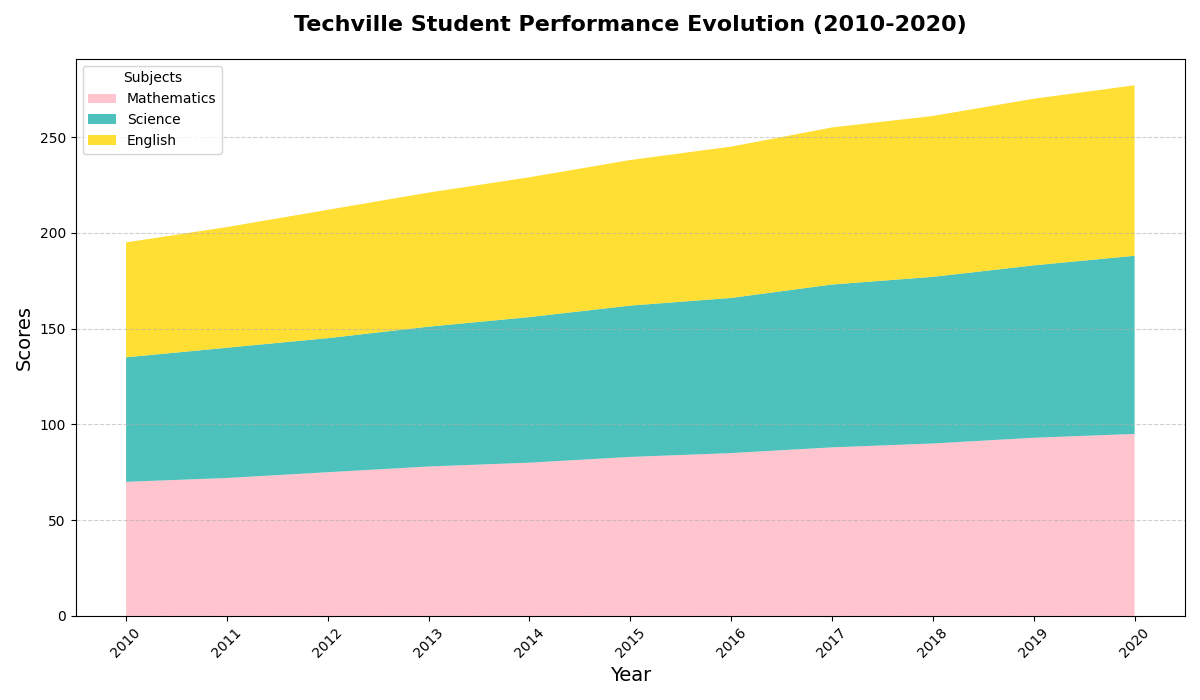

The Python source for this figure:
import matplotlib.pyplot as plt
import numpy as np

# Define the years from 2010 to 2020
years = np.arange(2010, 2021)

# Scores by subject
math_scores = np.array([70, 72, 75, 78, 80, 83, 85, 88, 90, 93, 95])
science_scores = np.array([65, 68, 70, 73, 76, 79, 81, 85, 87, 90, 93])
english_scores = np.array([60, 63, 67, 70, 73, 76, 79, 82, 84, 87, 89])

# Combine data for the area plot
scores = np.array([math_scores, science_scores, english_scores])

# Create a figure and axis for the plot
fig, ax = plt.subplots(figsize=(12, 7))

# Plot the stacked area chart with new colors
ax.stackplot(years, scores, labels=['Mathematics', 'Science', 'English'],
             colors=['#FFB6C1', '#20B2AA', '#FFD700'], alpha=0.8)

# Set title and labels
ax.set_title("Techville Student Performance Evolution (2010-2020)", fontsize=16, fontweight='bold', pad=20)
ax.set_xlabel('Year', fontsize=14)
ax.set_ylabel('Scores', fontsize=14)

# Add grid lines for better readability
ax.grid(axis='y', linestyle='--', alpha=0.6)

# Position legend to avoid obscuring the data
ax.legend(loc='upper left', title='Subjects', fontsize=10)

# Customize x-axis ticks
ax.set_xticks(years)
plt.xticks(rotation=45)

# Automatically adjust layout to fit all elements comfortably
plt.tight_layout()

# Show the plot
plt.show()
